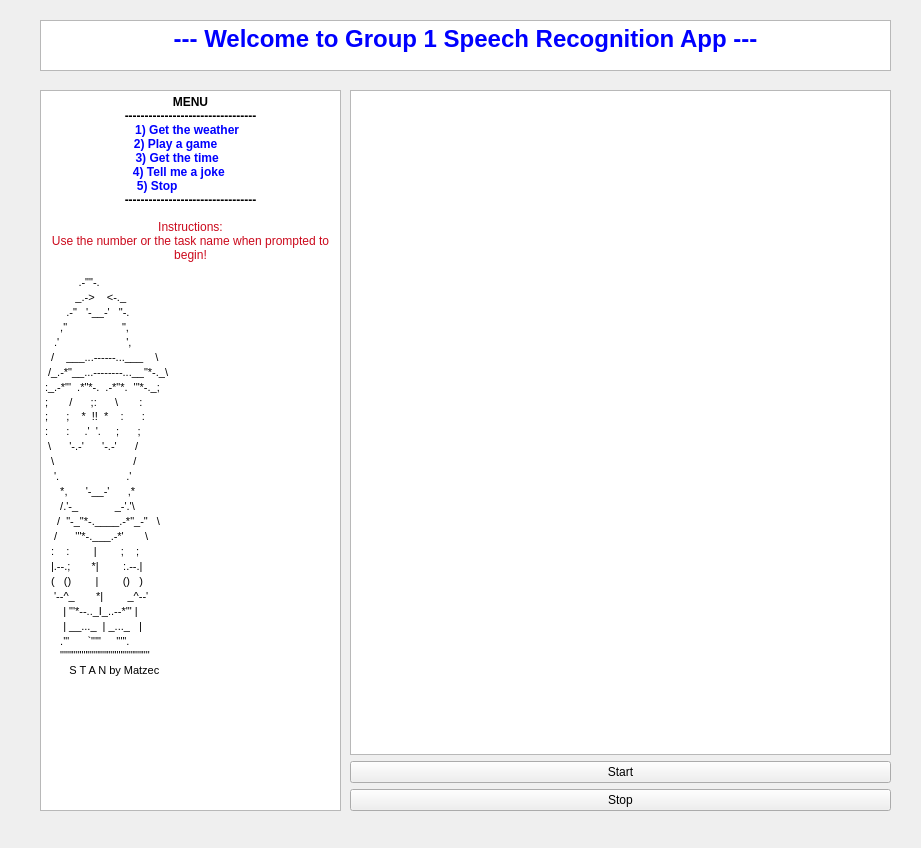
<?xml version="1.0" encoding="UTF-8"?>
<ui version="4.0">
 <class>SpeechWebScraper</class>
 <widget class="QWidget" name="SpeechWebScraper">
  <property name="geometry">
   <rect>
    <x>0</x>
    <y>0</y>
    <width>921</width>
    <height>848</height>
   </rect>
  </property>
  <property name="windowTitle">
   <string>SpeechWebScraper</string>
  </property>
  <widget class="QWidget" name="gridLayoutWidget">
   <property name="geometry">
    <rect>
     <x>350</x>
     <y>90</y>
     <width>541</width>
     <height>721</height>
    </rect>
   </property>
   <layout class="QGridLayout" name="gridLayout">
    <item row="2" column="0">
     <widget class="QPushButton" name="pushButton_stop">
      <property name="text">
       <string>Stop</string>
      </property>
     </widget>
    </item>
    <item row="1" column="0">
     <widget class="QPushButton" name="pushButton_start">
      <property name="text">
       <string>Start</string>
      </property>
     </widget>
    </item>
    <item row="0" column="0">
     <widget class="QTextBrowser" name="textBrowser_conversation">
      <property name="font">
       <font>
        <family>MS Shell Dlg 2</family>
        <pointsize>8</pointsize>
        <weight>50</weight>
        <bold>false</bold>
       </font>
      </property>
     </widget>
    </item>
   </layout>
  </widget>
  <widget class="QTextBrowser" name="textBrowser">
   <property name="geometry">
    <rect>
     <x>40</x>
     <y>20</y>
     <width>851</width>
     <height>51</height>
    </rect>
   </property>
   <property name="html">
    <string>&lt;!DOCTYPE HTML PUBLIC &quot;-//W3C//DTD HTML 4.0//EN&quot; &quot;http://www.w3.org/TR/REC-html40/strict.dtd&quot;&gt;
&lt;html&gt;&lt;head&gt;&lt;meta name=&quot;qrichtext&quot; content=&quot;1&quot; /&gt;&lt;style type=&quot;text/css&quot;&gt;
p, li { white-space: pre-wrap; }
&lt;/style&gt;&lt;/head&gt;&lt;body style=&quot; font-family:'MS Shell Dlg 2'; font-size:8.25pt; font-weight:400; font-style:normal;&quot;&gt;
&lt;p align=&quot;center&quot; style=&quot; margin-top:0px; margin-bottom:0px; margin-left:0px; margin-right:0px; -qt-block-indent:0; text-indent:0px;&quot;&gt;&lt;span style=&quot; font-size:18pt; font-weight:600; color:#0000ff;&quot;&gt;--- Welcome to Group 1 Speech Recognition App ---&lt;/span&gt;&lt;/p&gt;&lt;/body&gt;&lt;/html&gt;</string>
   </property>
  </widget>
  <widget class="QTextBrowser" name="textBrowser_2">
   <property name="geometry">
    <rect>
     <x>40</x>
     <y>90</y>
     <width>301</width>
     <height>721</height>
    </rect>
   </property>
   <property name="html">
    <string>&lt;!DOCTYPE HTML PUBLIC &quot;-//W3C//DTD HTML 4.0//EN&quot; &quot;http://www.w3.org/TR/REC-html40/strict.dtd&quot;&gt;
&lt;html&gt;&lt;head&gt;&lt;meta name=&quot;qrichtext&quot; content=&quot;1&quot; /&gt;&lt;style type=&quot;text/css&quot;&gt;
p, li { white-space: pre-wrap; }
&lt;/style&gt;&lt;/head&gt;&lt;body style=&quot; font-family:'MS Shell Dlg 2'; font-size:8.25pt; font-weight:400; font-style:normal;&quot;&gt;
&lt;p align=&quot;center&quot; style=&quot; margin-top:0px; margin-bottom:0px; margin-left:0px; margin-right:0px; -qt-block-indent:0; text-indent:0px;&quot;&gt;&lt;span style=&quot; font-size:9pt; font-weight:600;&quot;&gt;MENU&lt;/span&gt;&lt;/p&gt;
&lt;p align=&quot;center&quot; style=&quot; margin-top:0px; margin-bottom:0px; margin-left:0px; margin-right:0px; -qt-block-indent:0; text-indent:0px;&quot;&gt;&lt;span style=&quot; font-size:9pt; font-weight:600;&quot;&gt;---------------------------------&lt;/span&gt;&lt;/p&gt;
&lt;p align=&quot;center&quot; style=&quot; margin-top:0px; margin-bottom:0px; margin-left:0px; margin-right:0px; -qt-block-indent:0; text-indent:0px;&quot;&gt;&lt;span style=&quot; font-size:9pt; font-weight:600; color:#0000ff;&quot;&gt;1) Get the weather  &lt;/span&gt;&lt;/p&gt;
&lt;p align=&quot;center&quot; style=&quot; margin-top:0px; margin-bottom:0px; margin-left:0px; margin-right:0px; -qt-block-indent:0; text-indent:0px;&quot;&gt;&lt;span style=&quot; font-size:9pt; font-weight:600; color:#0000ff;&quot;&gt;2) Play a game         &lt;/span&gt;&lt;/p&gt;
&lt;p align=&quot;center&quot; style=&quot; margin-top:0px; margin-bottom:0px; margin-left:0px; margin-right:0px; -qt-block-indent:0; text-indent:0px;&quot;&gt;&lt;span style=&quot; font-size:9pt; font-weight:600; color:#0000ff;&quot;&gt;3) Get the time        &lt;/span&gt;&lt;/p&gt;
&lt;p align=&quot;center&quot; style=&quot; margin-top:0px; margin-bottom:0px; margin-left:0px; margin-right:0px; -qt-block-indent:0; text-indent:0px;&quot;&gt;&lt;span style=&quot; font-size:9pt; font-weight:600; color:#0000ff;&quot;&gt; 4) Tell me a joke        &lt;/span&gt;&lt;/p&gt;
&lt;p align=&quot;center&quot; style=&quot; margin-top:0px; margin-bottom:0px; margin-left:0px; margin-right:0px; -qt-block-indent:0; text-indent:0px;&quot;&gt;&lt;span style=&quot; font-size:9pt; font-weight:600; color:#0000ff;&quot;&gt;5) Stop                    &lt;/span&gt;&lt;/p&gt;
&lt;p align=&quot;center&quot; style=&quot; margin-top:0px; margin-bottom:0px; margin-left:0px; margin-right:0px; -qt-block-indent:0; text-indent:0px;&quot;&gt;&lt;span style=&quot; font-size:9pt; font-weight:600;&quot;&gt;---------------------------------&lt;/span&gt;&lt;/p&gt;
&lt;p align=&quot;center&quot; style=&quot;-qt-paragraph-type:empty; margin-top:0px; margin-bottom:0px; margin-left:0px; margin-right:0px; -qt-block-indent:0; text-indent:0px; font-size:8pt;&quot;&gt;&lt;br /&gt;&lt;/p&gt;
&lt;p align=&quot;center&quot; style=&quot; margin-top:0px; margin-bottom:0px; margin-left:0px; margin-right:0px; -qt-block-indent:0; text-indent:0px;&quot;&gt;&lt;span style=&quot; font-size:9pt; color:#cb091c;&quot;&gt;Instructions:&lt;/span&gt;&lt;/p&gt;
&lt;p align=&quot;center&quot; style=&quot; margin-top:0px; margin-bottom:0px; margin-left:0px; margin-right:0px; -qt-block-indent:0; text-indent:0px;&quot;&gt;&lt;span style=&quot; font-size:9pt; color:#cb091c;&quot;&gt;Use the number or the task name when prompted to begin!&lt;/span&gt;&lt;/p&gt;
&lt;p align=&quot;center&quot; style=&quot;-qt-paragraph-type:empty; margin-top:0px; margin-bottom:0px; margin-left:0px; margin-right:0px; -qt-block-indent:0; text-indent:0px; font-size:9pt; color:#cb091c;&quot;&gt;&lt;br /&gt;&lt;/p&gt;
&lt;p style=&quot; margin-top:0px; margin-bottom:0px; margin-left:0px; margin-right:0px; -qt-block-indent:0; text-indent:0px; line-height:115%; background-color:#ffffff;&quot;&gt;&lt;span style=&quot; font-family:'SFMono-Regular','Menlo','Monaco','Consolas','Liberation Mono','Courier New','monospace'; font-size:8pt; color:#000000; background-color:#ffffff;&quot;&gt;           .-&amp;quot;&amp;quot;-.&lt;/span&gt;&lt;/p&gt;
&lt;p style=&quot; margin-top:0px; margin-bottom:0px; margin-left:0px; margin-right:0px; -qt-block-indent:0; text-indent:0px; line-height:115%; background-color:#ffffff;&quot;&gt;&lt;span style=&quot; font-family:'SFMono-Regular','Menlo','Monaco','Consolas','Liberation Mono','Courier New','monospace'; font-size:8pt; color:#000000; background-color:#ffffff;&quot;&gt;          _.-&amp;gt;    &amp;lt;-._&lt;/span&gt;&lt;/p&gt;
&lt;p style=&quot; margin-top:0px; margin-bottom:0px; margin-left:0px; margin-right:0px; -qt-block-indent:0; text-indent:0px; line-height:115%; background-color:#ffffff;&quot;&gt;&lt;span style=&quot; font-family:'SFMono-Regular','Menlo','Monaco','Consolas','Liberation Mono','Courier New','monospace'; font-size:8pt; color:#000000; background-color:#ffffff;&quot;&gt;       .-&amp;quot;   '-__-'   &amp;quot;-.&lt;/span&gt;&lt;/p&gt;
&lt;p style=&quot; margin-top:0px; margin-bottom:0px; margin-left:0px; margin-right:0px; -qt-block-indent:0; text-indent:0px; line-height:115%; background-color:#ffffff;&quot;&gt;&lt;span style=&quot; font-family:'SFMono-Regular','Menlo','Monaco','Consolas','Liberation Mono','Courier New','monospace'; font-size:8pt; color:#000000; background-color:#ffffff;&quot;&gt;     ,&amp;quot;                  &amp;quot;,&lt;/span&gt;&lt;/p&gt;
&lt;p style=&quot; margin-top:0px; margin-bottom:0px; margin-left:0px; margin-right:0px; -qt-block-indent:0; text-indent:0px; line-height:115%; background-color:#ffffff;&quot;&gt;&lt;span style=&quot; font-family:'SFMono-Regular','Menlo','Monaco','Consolas','Liberation Mono','Courier New','monospace'; font-size:8pt; color:#000000; background-color:#ffffff;&quot;&gt;   .'                      ',&lt;/span&gt;&lt;/p&gt;
&lt;p style=&quot; margin-top:0px; margin-bottom:0px; margin-left:0px; margin-right:0px; -qt-block-indent:0; text-indent:0px; line-height:115%; background-color:#ffffff;&quot;&gt;&lt;span style=&quot; font-family:'SFMono-Regular','Menlo','Monaco','Consolas','Liberation Mono','Courier New','monospace'; font-size:8pt; color:#000000; background-color:#ffffff;&quot;&gt;  /    ___...------...___    \&lt;/span&gt;&lt;/p&gt;
&lt;p style=&quot; margin-top:0px; margin-bottom:0px; margin-left:0px; margin-right:0px; -qt-block-indent:0; text-indent:0px; line-height:115%; background-color:#ffffff;&quot;&gt;&lt;span style=&quot; font-family:'SFMono-Regular','Menlo','Monaco','Consolas','Liberation Mono','Courier New','monospace'; font-size:8pt; color:#000000; background-color:#ffffff;&quot;&gt; /_.-*&amp;quot;__...--------...__&amp;quot;*-._\&lt;/span&gt;&lt;/p&gt;
&lt;p style=&quot; margin-top:0px; margin-bottom:0px; margin-left:0px; margin-right:0px; -qt-block-indent:0; text-indent:0px; line-height:115%; background-color:#ffffff;&quot;&gt;&lt;span style=&quot; font-family:'SFMono-Regular','Menlo','Monaco','Consolas','Liberation Mono','Courier New','monospace'; font-size:8pt; color:#000000; background-color:#ffffff;&quot;&gt;:_.-*&amp;quot;'  .*&amp;quot;*-.  .-*&amp;quot;*.  '&amp;quot;*-._;&lt;/span&gt;&lt;/p&gt;
&lt;p style=&quot; margin-top:0px; margin-bottom:0px; margin-left:0px; margin-right:0px; -qt-block-indent:0; text-indent:0px; line-height:115%; background-color:#ffffff;&quot;&gt;&lt;span style=&quot; font-family:'SFMono-Regular','Menlo','Monaco','Consolas','Liberation Mono','Courier New','monospace'; font-size:8pt; color:#000000; background-color:#ffffff;&quot;&gt;;       /      ;:      \       :&lt;/span&gt;&lt;/p&gt;
&lt;p style=&quot; margin-top:0px; margin-bottom:0px; margin-left:0px; margin-right:0px; -qt-block-indent:0; text-indent:0px; line-height:115%; background-color:#ffffff;&quot;&gt;&lt;span style=&quot; font-family:'SFMono-Regular','Menlo','Monaco','Consolas','Liberation Mono','Courier New','monospace'; font-size:8pt; color:#000000; background-color:#ffffff;&quot;&gt;;      ;    *  !!  *    :      :&lt;/span&gt;&lt;/p&gt;
&lt;p style=&quot; margin-top:0px; margin-bottom:0px; margin-left:0px; margin-right:0px; -qt-block-indent:0; text-indent:0px; line-height:115%; background-color:#ffffff;&quot;&gt;&lt;span style=&quot; font-family:'SFMono-Regular','Menlo','Monaco','Consolas','Liberation Mono','Courier New','monospace'; font-size:8pt; color:#000000; background-color:#ffffff;&quot;&gt;:      :     .'  '.     ;      ;&lt;/span&gt;&lt;/p&gt;
&lt;p style=&quot; margin-top:0px; margin-bottom:0px; margin-left:0px; margin-right:0px; -qt-block-indent:0; text-indent:0px; line-height:115%; background-color:#ffffff;&quot;&gt;&lt;span style=&quot; font-family:'SFMono-Regular','Menlo','Monaco','Consolas','Liberation Mono','Courier New','monospace'; font-size:8pt; color:#000000; background-color:#ffffff;&quot;&gt; \      '-.-'      '-.-'      /&lt;/span&gt;&lt;/p&gt;
&lt;p style=&quot; margin-top:0px; margin-bottom:0px; margin-left:0px; margin-right:0px; -qt-block-indent:0; text-indent:0px; line-height:115%; background-color:#ffffff;&quot;&gt;&lt;span style=&quot; font-family:'SFMono-Regular','Menlo','Monaco','Consolas','Liberation Mono','Courier New','monospace'; font-size:8pt; color:#000000; background-color:#ffffff;&quot;&gt;  \                          /&lt;/span&gt;&lt;/p&gt;
&lt;p style=&quot; margin-top:0px; margin-bottom:0px; margin-left:0px; margin-right:0px; -qt-block-indent:0; text-indent:0px; line-height:115%; background-color:#ffffff;&quot;&gt;&lt;span style=&quot; font-family:'SFMono-Regular','Menlo','Monaco','Consolas','Liberation Mono','Courier New','monospace'; font-size:8pt; color:#000000; background-color:#ffffff;&quot;&gt;   '.                      .'&lt;/span&gt;&lt;/p&gt;
&lt;p style=&quot; margin-top:0px; margin-bottom:0px; margin-left:0px; margin-right:0px; -qt-block-indent:0; text-indent:0px; line-height:115%; background-color:#ffffff;&quot;&gt;&lt;span style=&quot; font-family:'SFMono-Regular','Menlo','Monaco','Consolas','Liberation Mono','Courier New','monospace'; font-size:8pt; color:#000000; background-color:#ffffff;&quot;&gt;     *,      '-__-'      ,*&lt;/span&gt;&lt;/p&gt;
&lt;p style=&quot; margin-top:0px; margin-bottom:0px; margin-left:0px; margin-right:0px; -qt-block-indent:0; text-indent:0px; line-height:115%; background-color:#ffffff;&quot;&gt;&lt;span style=&quot; font-family:'SFMono-Regular','Menlo','Monaco','Consolas','Liberation Mono','Courier New','monospace'; font-size:8pt; color:#000000; background-color:#ffffff;&quot;&gt;     /.'-_            _-'.'\&lt;/span&gt;&lt;/p&gt;
&lt;p style=&quot; margin-top:0px; margin-bottom:0px; margin-left:0px; margin-right:0px; -qt-block-indent:0; text-indent:0px; line-height:115%; background-color:#ffffff;&quot;&gt;&lt;span style=&quot; font-family:'SFMono-Regular','Menlo','Monaco','Consolas','Liberation Mono','Courier New','monospace'; font-size:8pt; color:#000000; background-color:#ffffff;&quot;&gt;    /  &amp;quot;-_&amp;quot;*-.____.-*&amp;quot;_-&amp;quot;   \&lt;/span&gt;&lt;/p&gt;
&lt;p style=&quot; margin-top:0px; margin-bottom:0px; margin-left:0px; margin-right:0px; -qt-block-indent:0; text-indent:0px; line-height:115%; background-color:#ffffff;&quot;&gt;&lt;span style=&quot; font-family:'SFMono-Regular','Menlo','Monaco','Consolas','Liberation Mono','Courier New','monospace'; font-size:8pt; color:#000000; background-color:#ffffff;&quot;&gt;   /      '&amp;quot;*-.___.-*'       \&lt;/span&gt;&lt;/p&gt;
&lt;p style=&quot; margin-top:0px; margin-bottom:0px; margin-left:0px; margin-right:0px; -qt-block-indent:0; text-indent:0px; line-height:115%; background-color:#ffffff;&quot;&gt;&lt;span style=&quot; font-family:'SFMono-Regular','Menlo','Monaco','Consolas','Liberation Mono','Courier New','monospace'; font-size:8pt; color:#000000; background-color:#ffffff;&quot;&gt;  :    :        |        ;    ;&lt;/span&gt;&lt;/p&gt;
&lt;p style=&quot; margin-top:0px; margin-bottom:0px; margin-left:0px; margin-right:0px; -qt-block-indent:0; text-indent:0px; line-height:115%; background-color:#ffffff;&quot;&gt;&lt;span style=&quot; font-family:'SFMono-Regular','Menlo','Monaco','Consolas','Liberation Mono','Courier New','monospace'; font-size:8pt; color:#000000; background-color:#ffffff;&quot;&gt;  |.--.;       *|        :.--.|&lt;/span&gt;&lt;/p&gt;
&lt;p style=&quot; margin-top:0px; margin-bottom:0px; margin-left:0px; margin-right:0px; -qt-block-indent:0; text-indent:0px; line-height:115%; background-color:#ffffff;&quot;&gt;&lt;span style=&quot; font-family:'SFMono-Regular','Menlo','Monaco','Consolas','Liberation Mono','Courier New','monospace'; font-size:8pt; color:#000000; background-color:#ffffff;&quot;&gt;  (   ()        |        ()   )&lt;/span&gt;&lt;/p&gt;
&lt;p style=&quot; margin-top:0px; margin-bottom:0px; margin-left:0px; margin-right:0px; -qt-block-indent:0; text-indent:0px; line-height:115%; background-color:#ffffff;&quot;&gt;&lt;span style=&quot; font-family:'SFMono-Regular','Menlo','Monaco','Consolas','Liberation Mono','Courier New','monospace'; font-size:8pt; color:#000000; background-color:#ffffff;&quot;&gt;   '--^_       *|        _^--'&lt;/span&gt;&lt;/p&gt;
&lt;p style=&quot; margin-top:0px; margin-bottom:0px; margin-left:0px; margin-right:0px; -qt-block-indent:0; text-indent:0px; line-height:115%; background-color:#ffffff;&quot;&gt;&lt;span style=&quot; font-family:'SFMono-Regular','Menlo','Monaco','Consolas','Liberation Mono','Courier New','monospace'; font-size:8pt; color:#000000; background-color:#ffffff;&quot;&gt;      | &amp;quot;'*--.._I_..--*'&amp;quot; |&lt;/span&gt;&lt;/p&gt;
&lt;p style=&quot; margin-top:0px; margin-bottom:0px; margin-left:0px; margin-right:0px; -qt-block-indent:0; text-indent:0px; line-height:115%; background-color:#ffffff;&quot;&gt;&lt;span style=&quot; font-family:'SFMono-Regular','Menlo','Monaco','Consolas','Liberation Mono','Courier New','monospace'; font-size:8pt; color:#000000; background-color:#ffffff;&quot;&gt;      | __..._  | _..._   |&lt;/span&gt;&lt;/p&gt;
&lt;p style=&quot; margin-top:0px; margin-bottom:0px; margin-left:0px; margin-right:0px; -qt-block-indent:0; text-indent:0px; line-height:115%; background-color:#ffffff;&quot;&gt;&lt;span style=&quot; font-family:'SFMono-Regular','Menlo','Monaco','Consolas','Liberation Mono','Courier New','monospace'; font-size:8pt; color:#000000; background-color:#ffffff;&quot;&gt;     .'&amp;quot;      `&amp;quot;'&amp;quot;     ''&amp;quot;'.&lt;/span&gt;&lt;/p&gt;
&lt;p style=&quot; margin-top:0px; margin-bottom:0px; margin-left:0px; margin-right:0px; -qt-block-indent:0; text-indent:0px; line-height:115%; background-color:#ffffff;&quot;&gt;&lt;span style=&quot; font-family:'SFMono-Regular','Menlo','Monaco','Consolas','Liberation Mono','Courier New','monospace'; font-size:8pt; color:#000000; background-color:#ffffff;&quot;&gt;     &amp;quot;&amp;quot;&amp;quot;&amp;quot;&amp;quot;&amp;quot;&amp;quot;&amp;quot;&amp;quot;&amp;quot;&amp;quot;&amp;quot;&amp;quot;&amp;quot;&amp;quot;&amp;quot;&amp;quot;&amp;quot;&amp;quot;&amp;quot;&amp;quot;&amp;quot;&amp;quot;&lt;/span&gt;&lt;/p&gt;
&lt;p style=&quot; margin-top:0px; margin-bottom:0px; margin-left:0px; margin-right:0px; -qt-block-indent:0; text-indent:0px; line-height:115%; background-color:#ffffff;&quot;&gt;&lt;span style=&quot; font-family:'SFMono-Regular','Menlo','Monaco','Consolas','Liberation Mono','Courier New','monospace'; font-size:8pt; color:#000000; background-color:#ffffff;&quot;&gt;        S T A N by Matzec      &lt;/span&gt;&lt;/p&gt;
&lt;p align=&quot;center&quot; style=&quot;-qt-paragraph-type:empty; margin-top:0px; margin-bottom:0px; margin-left:0px; margin-right:0px; -qt-block-indent:0; text-indent:0px; line-height:115%; background-color:#ffffff;&quot;&gt;&lt;br /&gt;&lt;/p&gt;&lt;/body&gt;&lt;/html&gt;</string>
   </property>
  </widget>
  <action name="pushButton_start_2">
   <property name="text">
    <string>Click To Start </string>
   </property>
  </action>
 </widget>
 <resources/>
 <connections/>
</ui>
